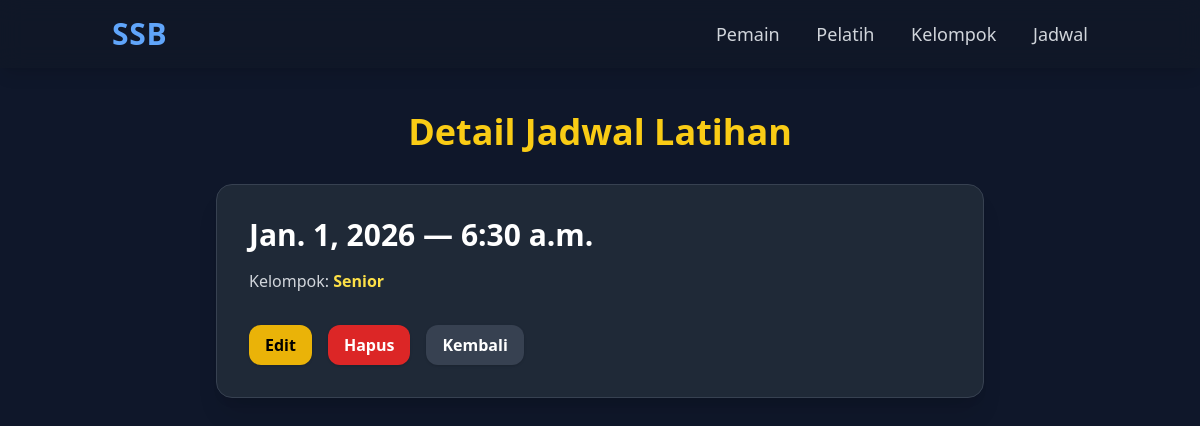
Before: /schedules/3/ with the older database file.
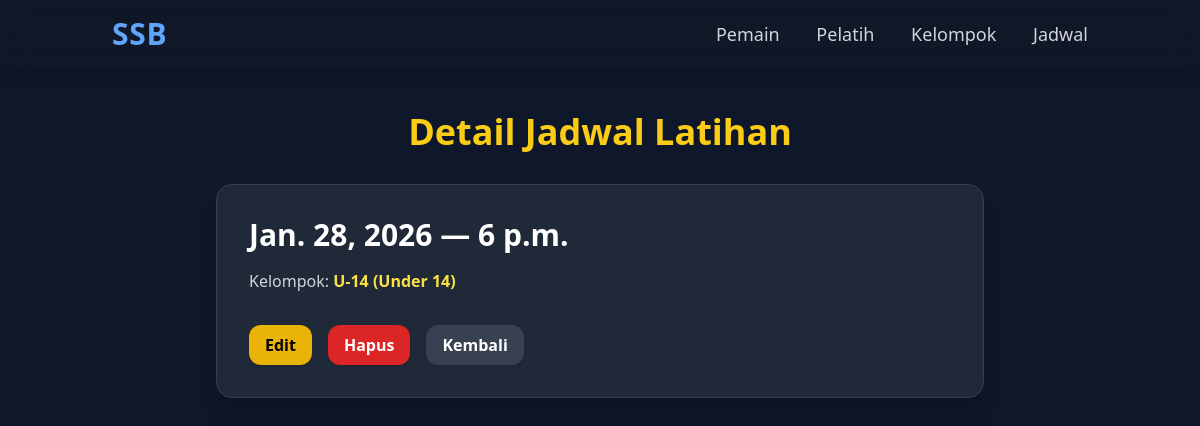
After: the same page with the newer database file.
### academy/models.py (models this page shows, shortened)
class TrainingSchedule(models.Model):
    date = models.DateField()
    time = models.TimeField()
    group = models.ForeignKey(Group, on_delete=models.CASCADE)

class Group(models.Model):
    name = models.CharField(max_length=50)
    coach = models.ForeignKey(Coach, on_delete=models.SET_NULL, null=True)

### academy/views.py (the view)
# urls.py: path('schedules/<int:pk>/', views.schedule_detail, name='schedule_detail'),
def schedule_detail(request, pk):
    schedule = get_object_or_404(TrainingSchedule, pk=pk)
    return render(request, 'academy/schedule_detail.html', {'schedule': schedule})

### academy/templates/academy/schedule_detail.html (shortened to what this page needs)
{% extends "academy/base.html" %}
{% load static %}
{% block content %}
<h1 class="text-4xl font-bold text-yellow-400 mb-8 text-center">Detail Jadwal Latihan</h1>
<div class="max-w-3xl mx-auto bg-gray-800 rounded-2xl p-8 border border-gray-700 shadow-xl">
    <h2 class="text-3xl font-bold text-white mb-4">
        {{ schedule.date }} — {{ schedule.time }}
    </h2>
    <p class="text-gray-300 mb-2">
        Kelompok:
        <span class="text-yellow-300 font-semibold">
            {{ schedule.group.name }}
        </span>
    </p>
    <div class="flex space-x-4 mt-8">
        <a href="/schedules/{{ schedule.id }}/edit/"
           class="bg-yellow-500 hover:bg-yellow-400 text-black font-semibold py-2 px-4 rounded-xl shadow">
            Edit
        </a>
        <form action="/schedules/{{ schedule.id }}/delete/" method="post"
              onsubmit="return confirm('Yakin ingin menghapus jadwal ini?');">
            <button type="submit"
                    class="bg-red-600 hover:bg-red-500 text-white font-semibold py-2 px-4 rounded-xl shadow">
                Hapus
            </button>
        </form>
        <a href="/schedules/"
           class="bg-gray-700 hover:bg-gray-600 text-white font-semibold py-2 px-4 rounded-xl shadow">
            Kembali
        </a>
    </div>
</div>
{% endblock %}

Changed rows visible on the page:
changed TrainingSchedule: date "Jan. 1, 2026" → "Jan. 28, 2026"; time "6:30 a.m." → "6 p.m."; group.name "Senior" → "U-14 (Under 14)"
